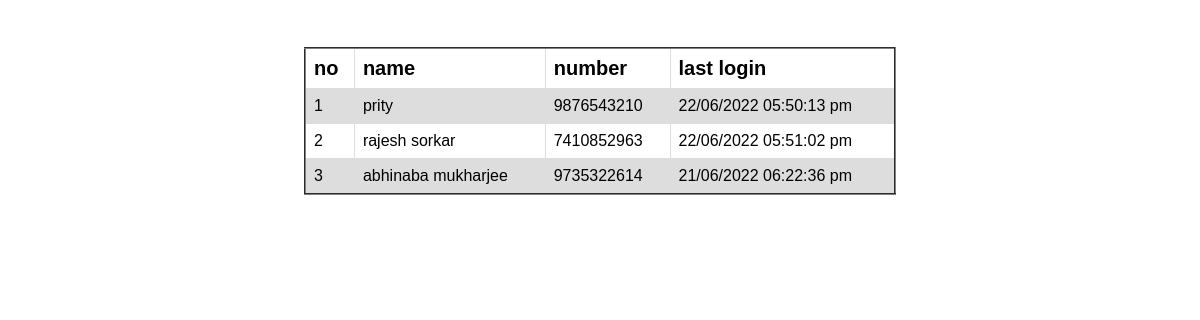
/admin/option.php?result=100, run on the app's committed database.
### tables this page shows
CREATE TABLE `signup` (
  `sid` int(255) NOT NULL,
  `lvl` varchar(255) NOT NULL,
  `name` varchar(255) NOT NULL,
  `number` varchar(255) NOT NULL,
  `password` varchar(255) NOT NULL,
  `lastlogin` varchar(255) NOT NULL
);

### admin/option.php (the view, shortened to what this page needs)
<?php
include("../value/connection.php");
$result=$_REQUEST['result'];
?>
<!DOCTYPE html>
<html lang="en">
<head>
  <link rel="stylesheet" href="cat.css">
</head>
<body>
<table border="2" style="margin-left:25%;margin-top:4%;">
<tr class="head">
    <td>no</td>
    <td>name</td>
    <td>number</td>
    <td>last login</td>
</tr>
<?php
        $f=0;
        $query="SELECT * FROM `signup` WHERE lvl='$result'";
        $data=mysqli_query($con,$query);
        $total=mysqli_num_rows($data);
        if($total!=0){
          while($result=mysqli_fetch_assoc($data)){
            $f++;
              $number=$result['number'];
              $name=$result['name'];
              $date=$result['lastlogin'];
?>
<tr>
    <td><?php echo $f ?></td>
    <td><?php echo $name ?></td>
    <td><?php echo $number ?></td>
    <td><?php echo $date ?></td>
</tr>
<?php
      }
    }
?>
</table>
</body>
</html>

### admin/cat.css (style rules this page uses)
table { font-family: arial, sans-serif; border-collapse: collapse; width: 50%; background-color: white }
table .head { font-weight: 700; font-size: 20px; }
td, th { border: 1px solid #dddddd; text-align: left; padding: 8px; }
tr:nth-child(even) { background-color: #dddddd; }

### data on the page
signup: name "prity", number "9876543210", lastlogin "22/06/2022 05:50:13 pm"
signup: name "rajesh sorkar", number "7410852963", lastlogin "22/06/2022 05:51:02 pm"
signup: name "abhinaba mukharjee", number "9735322614", lastlogin "21/06/2022 06:22:36 pm"
